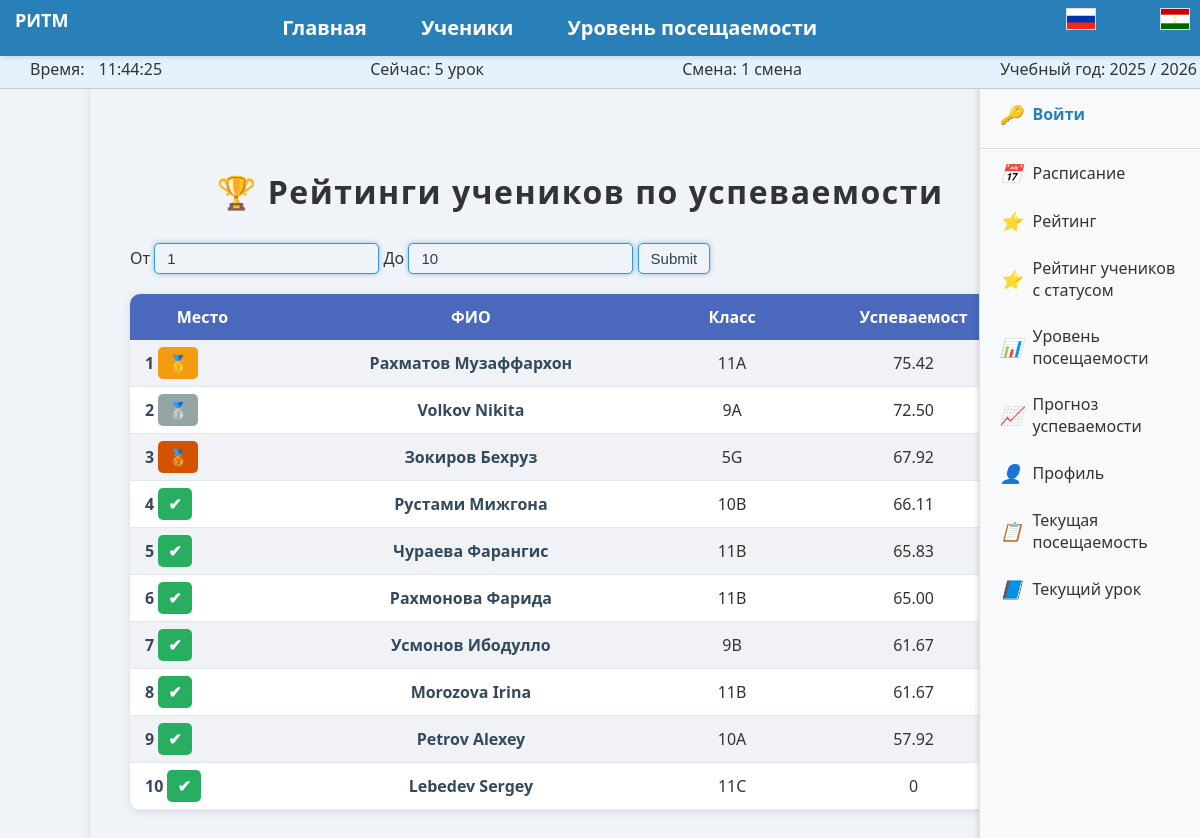
The app's page /face/rating_student.php with its own data.
### tables this page shows
CREATE TABLE `users` (
  `id` int(11) NOT NULL,
  `surname` varchar(50) NOT NULL,
  `name` varchar(50) NOT NULL,
  `patronymic` varchar(50) DEFAULT NULL,
  `gender` varchar(10) NOT NULL,
  `birth` date NOT NULL,
  `grade` int(11) NOT NULL,
  `class` varchar(10) NOT NULL,
  `address` varchar(100) DEFAULT NULL,
  `phone` varchar(100) DEFAULT NULL,
  PRIMARY KEY (`id`)
);

### face/rating_student.php (the view, shortened to what this page needs)
<?php
$host = "localhost";
$user = "root";
$pass = "root";
$db   = "face_recognition";
$conn = new mysqli($host, $user, $pass, $db);
if(!isset($_POST['ot'])){
$sql = "
   WITH ranked AS (
    SELECT
        u.id,
        u.surname,
        u.name,
        u.grade,
        u.class,
        ROUND(SUM(v.visit = 'visited') / COUNT(v.visit) * 100, 2) AS attendance,
        ROUND(AVG(g.grade_value), 2) AS avg_grade,
        ROUND( ( (SUM(v.visit = 'visited') / COUNT(v.visit) * 100) + (AVG(g.grade_value) * 10) ) / 2, 2) AS rating,
        ROW_NUMBER() OVER (ORDER BY ((SUM(v.visit = 'visited') / COUNT(v.visit) * 100) + (AVG(g.grade_value) * 10)) / 2 DESC) AS rank_num
    FROM users u
    LEFT JOIN visits v ON u.id = v.user_id
    LEFT JOIN grades g ON u.id = g.user_id
    GROUP BY u.id
)
SELECT *
FROM ranked
WHERE rank_num BETWEEN 1 AND 10
ORDER BY rank_num;
";
}
$result = $conn->query($sql);
?>
<!DOCTYPE html>
<html lang="ru">
<head>
 <link rel="stylesheet" href="css/style_rating.css">
</head>
<body>
    <?php require_once("pages/header.php");?>
   <?php require_once("pages/sidebar.php");?>
   <div class="content">
    <h1 style="margin-top:0px;">🏆 Рейтинги учеников по успеваемости</h1>
     <form action="rating_student.php" method = "POST">
    <span>От</span>
   <?php
   if(!empty($_POST['ot'])){
    ?>
    <input type="number" value="<?=$_POST['ot']?>" name="ot">
    <?php
   }
   else{
   ?>
    <input type="number" name="ot" value="1">
   <?php }
   ?>
   <span>До</span>
   <?php
   if(!empty($_POST['do'])){
    ?>
    <input type="number" value="<?=$_POST['do']?>" name="do">
    <?php
   }
   else{
   ?>
    <input type="number" name="do" value="10">
   <?php }
   ?>
   <input type="submit">
   </form>
  <table class="table">
    <tr class="tr">
      <th class="th">Место</th>
      <th class="th">ФИО</th>
      <th class="th">Класс</th>
      <th class="th">Успеваемост</th>
    </tr>
    <?php
    if ($result && $result->num_rows > 0) {
        while($row = $result->fetch_assoc()) {
          $rank = $row['rank_num'];
            $fio = $row["surname"]." ".$row["name"];
            $class = $row["grade"].$row["class"];
            $att = $row["rating"];
            $badge = "";
            if ($rank == 1) $badge = "<span class='badge gold'>🥇</span>";
            elseif ($rank == 2) $badge = "<span class='badge silver'>🥈</span>";
            elseif ($rank == 3) $badge = "<span class='badge bronze'>🥉</span>";
            else $badge = "<span class='badge good'>✔</span>";
            echo "<tr class='tr'>
                    <td class='td'>$rank $badge</td>
                    <td class='td'>$fio</td>
                    <td class='td'>$class</td>";
            if(!isset($att)) echo "  <td class='td'>0</td></tr>";
            else echo "<td class='td'>{$att}</td></tr>";
        }
      }
       else {
        echo "<tr class='tr'><td colspan='4' class='td'>Нет данных</td></tr>";
    }
    ?>
  </table>
  </div>
</body>
</html>

### face/pages/header.php (shortened to what this page needs)
<?php
$lang = $_SESSION['lang'] ?? 'ru';
require '1.php';
$year_start = 2025;
$year_end = 2026;
$school_year = "$year_start / $year_end";
$now = date("H:i");
$current = "Вне уроков";
$schedule1 = [
    ["08:00", "08:45", "1 урок"],
    ["08:45", "08:50", "Перемена"],
    ["08:50", "09:35", "2 урок"],
    ["09:35", "09:40", "Перемена"],
    ["09:40", "10:25", "3 урок"],
    ["10:25", "10:35", "Перемена"],
    ["10:35", "11:20", "4 урок"],
    ["11:20", "11:25", "Перемена"],
    ["11:25", "12:10", "5 урок"],
    ["12:10", "12:15", "Перемена"],
    ["12:15", "13:00", "6 урок"]
];
foreach ($schedule1 as $item) {
    list($start, $end, $label) = $item;
    if ($now >= $start && $now <= $end) {
        $current = $label;
        break;
    }
}
$shift = (date("H") < 13) ? "1 смена" : "2 смена";
?>
<div class="navbar">
  <div class="navbar-left"><?= $texts[$lang]['title'] ?></div>
  <div class="navbar-center">
    <a href="index.php"><?= $texts[$lang]['home'] ?></a>
    <div class="dropdown">
      <a href="rating_student.php"><?= $texts[$lang]['students'] ?></a>
    </div>
    <a href="statistics.php"><?= $texts[$lang]['stats'] ?></a>
  </div>
  <div class="navbar-right">
    <a href="?lang=ru"><img src="img/ru.png" alt="Русский"></a>
    <a href="?lang=tj"><img src="img/tj.png" alt="Тоҷикӣ"></a>
  </div>
</div>
<div class="info-bar">
    <span><?= $texts[$lang]['time'] ?>: <span id="clock"><?=date("H:i:s")?></span></span>
    <span><?= $texts[$lang]['now'] ?>: <?=$current?></span>
    <span><?=$texts[$lang]['shift']?>: <?=$shift?></span>
    <span style="padding-right:13px;"><?=$texts[$lang]['year']?>: <?=$school_year?></span>
</div>

### face/pages/sidebar.php (shortened to what this page needs)
<aside class="sidebar">
    <div class="login-link">
      <?php
      if(isset($_SESSION['id1'])){
      ?>
      <a href="profile.php"><i class="icon">🔑</i><?=$_SESSION['username1'] ?></a>
      <?php } else{?>
         <a href="login.php"><i class="icon">🔑</i><?= $texts[$lang]['login'] ?></a>
         <?php } ?>
    </div>
    <ul>
       <li><a href="schedule.php"><i class="icon">📅</i><?= $texts[$lang]['menu_schedule'] ?></a></li>
      <li><a href="rating_student.php"><i class="icon">⭐️</i> <?= $texts[$lang]['menu_rating'] ?></a></li>
      <li><a href="rating_students2.php"><i class="icon">⭐️</i> <?= $texts[$lang]['menu_rating_status'] ?></a></li>
      <li><a href="statistics.php"><i class="icon">📊</i> <?= $texts[$lang]['menu_stats'] ?></a></li>
      <li><a href="student_prediction.php"><i class="icon">📈</i> <?= $texts[$lang]['menu_predict'] ?></a></li>
      <li><a href="profile.php"><i class="icon">👤</i> <?= $texts[$lang]['menu_profile'] ?></a></li>
      <li><a href="statistics1.php"><i class="icon">📋</i> <?= $texts[$lang]['menu_current_attendance'] ?></a></li>
      <li><a href="lesson.php"><i class="icon">📘</i> <?= $texts[$lang]['menu_current_lesson'] ?></a></li>
    </ul>
  </aside>

### face/css/style_rating.css (style rules this page uses)
.gold { background: #f39c12; }
.silver { background: #95a5a6; }
.bronze { background: #d35400; }
.good { background: #27ae60; }
.badge { padding: 5px 10px; border-radius: 5px; color: white; font-weight: bold; }
h1 { text-align: center; color: #2c3e50; margin-bottom: 30px; font-weight: 700; letter-spacing: 1.5px; }
table { width: 100%; border-collapse: separate; border-spacing: 0 12px; box-shadow: 0 4px 12px rgba(0,0,0,0.1); background-color: white; border-radius: 10px; overflow: hidden; margin-bottom: 40px; }
tbody tr { transition: background-color 0.3s ease; }
tbody td { padding: 14px 20px; text-align: center; border-bottom: 1px solid #e1e8ed; font-size: 16px; }
tbody td:first-child { text-align: left; font-weight: 600; color: #34495e; }
tbody td:nth-child(2) { font-weight: 600; color: #34495e; text-align: center; }
h1 { text-align: center; color: #333; }
.table { margin: 20px auto; border-collapse: collapse; width: 100%; background: white; border-radius: 10px; overflow: hidden; box-shadow: 0 2px 10px rgba(0,0,0,0.1); }
.th, .td { padding: 12px 15px; text-align: center; }
.th { background: #4a69bd; color: white; font-size: 16px; }
.tr:nth-child(even) { background: #f1f2f6; }
input,select[name="grade"] { padding: 6px 12px; font-size: 15px; border: 1px solid #2980b9; border-radius: 5px; background-color: #f0f4f8; color: #2c3e50; cursor: pointer; transition: all 0.3s ease; }
input,select[name="grade"]:focus { border-color: #3498db; outline: none; box-shadow: 0 0 5px rgba(41, 128, 185, 0.5); }
.content { margin-top: 80px; padding: 20px; }

### face/pages/header.php (style rules this page uses)
body { font-family: 'Segoe UI', Tahoma, Geneva, Verdana, sans-serif; max-width: 1000px; margin: 90px; margin-top:50px; padding: 20px; background: #f0f4f8; color: #333; box-shadow: 0 4px 10px rgba(0,0,0,0.1); border-radius: 10px; }
.navbar { display: flex; background: #2980b9; padding: 8px 15px; justify-content: center; box-shadow: 0 2px 5px rgba(0,0,0,0.1); height: 40px; z-index: 110000; position: fixed; top: 0; width: 100%; left: 0; margin-bottom: 0; }
.navbar a { color: white; text-decoration: none; margin: 0 15px; font-size: 20px; font-weight: bold; padding: 6px 10px; border-radius: 4px; transition: background 0.3s; }
.dropdown { position: relative; display: inline-block; }
.dropdown a { display: inline-block; }
.info-bar span { margin: 0 10px; }
.info-bar { position: fixed; top: 50px; left: 0; width: 100%; background: #e3f2fd; color: #333; padding: 8px 20px; display: flex; justify-content: space-between; align-items: center; font-weight: 500; border-bottom: 1px solid #ccc; z-index: 80000; }
.navbar-left { color: white; font-size: 18px; font-weight: bold; }
.navbar-center { flex-grow: 1; text-align: center; }
.navbar-right img { width: 28px; height: 20px; margin-left: 10px; cursor: pointer; border: 1px solid #ddd; }

### face/pages/sidebar.php (style rules this page uses)
.sidebar { position: fixed; top: 0; right: 0; width: 220px; height: 100%; background: #f8f9fa; border-left: 1px solid #ddd; box-shadow: -2px 0 5px rgba(0,0,0,0.1); padding-top: 60px; z-index: 1000; }
.sidebar ul { list-style: none; margin: 0; padding: 0; }
.sidebar ul li a { display: flex; align-items: center; gap: 10px; padding: 12px 20px; text-decoration: none; color: #333; font-weight: 500; transition: background 0.3s, color 0.3s; }
.sidebar .icon { font-size: 18px; }
.content { margin-right: 40px; padding: 20px; }
.login-link { border-bottom: 1px solid #ddd; padding-bottom: 10px; padding-top: 30px; }
.login-link a { display: flex; align-items: center; gap: 10px; padding: 12px 20px; text-decoration: none; color: #2980b9; font-weight: bold; transition: background 0.3s, color 0.3s; }
.info-bar span { margin: 0 10px; }
.content { margin-top: 80px; padding: 20px; }

### records on screen
users: rank "1", fio "Рахматов Музаффархон", class "11A", att "75.42"
users: rank "2", fio "Volkov Nikita", class "9A", att "72.50"
users: rank "3", fio "Зокиров Бехруз", class "5G", att "67.92"
users: rank "4", fio "Рустами Мижгона", class "10B", att "66.11"
users: rank "5", fio "Чураева Фарангис", class "11B", att "65.83"
users: rank "6", fio "Рахмонова Фарида", class "11B", att "65.00"
users: rank "7", fio "Усмонов Ибодулло", class "9B", att "61.67"
users: rank "8", fio "Morozova Irina", class "11B", att "61.67"
users: rank "9", fio "Petrov Alexey", class "10A", att "57.92"
users: rank "10", fio "Lebedev Sergey", class "11C"

### other values on screen
$texts[$lang]['title'] "РИТМ"
$texts[$lang]['home'] "Главная"
$texts[$lang]['students'] "Ученики"
$texts[$lang]['stats'] "Уровень посещаемости"
$texts[$lang]['time'] "Время"
$texts[$lang]['now'] "Сейчас"
$current "5 урок"
$texts[$lang]['shift'] "Смена"
$shift "1 смена"
$texts[$lang]['year'] "Учебный год"
$school_year "2025 / 2026"
$texts[$lang]['login'] "Войти"
$texts[$lang]['menu_schedule'] "Расписание"
$texts[$lang]['menu_rating'] "Рейтинг"
$texts[$lang]['menu_rating_status'] "Рейтинг учеников с статусом"
